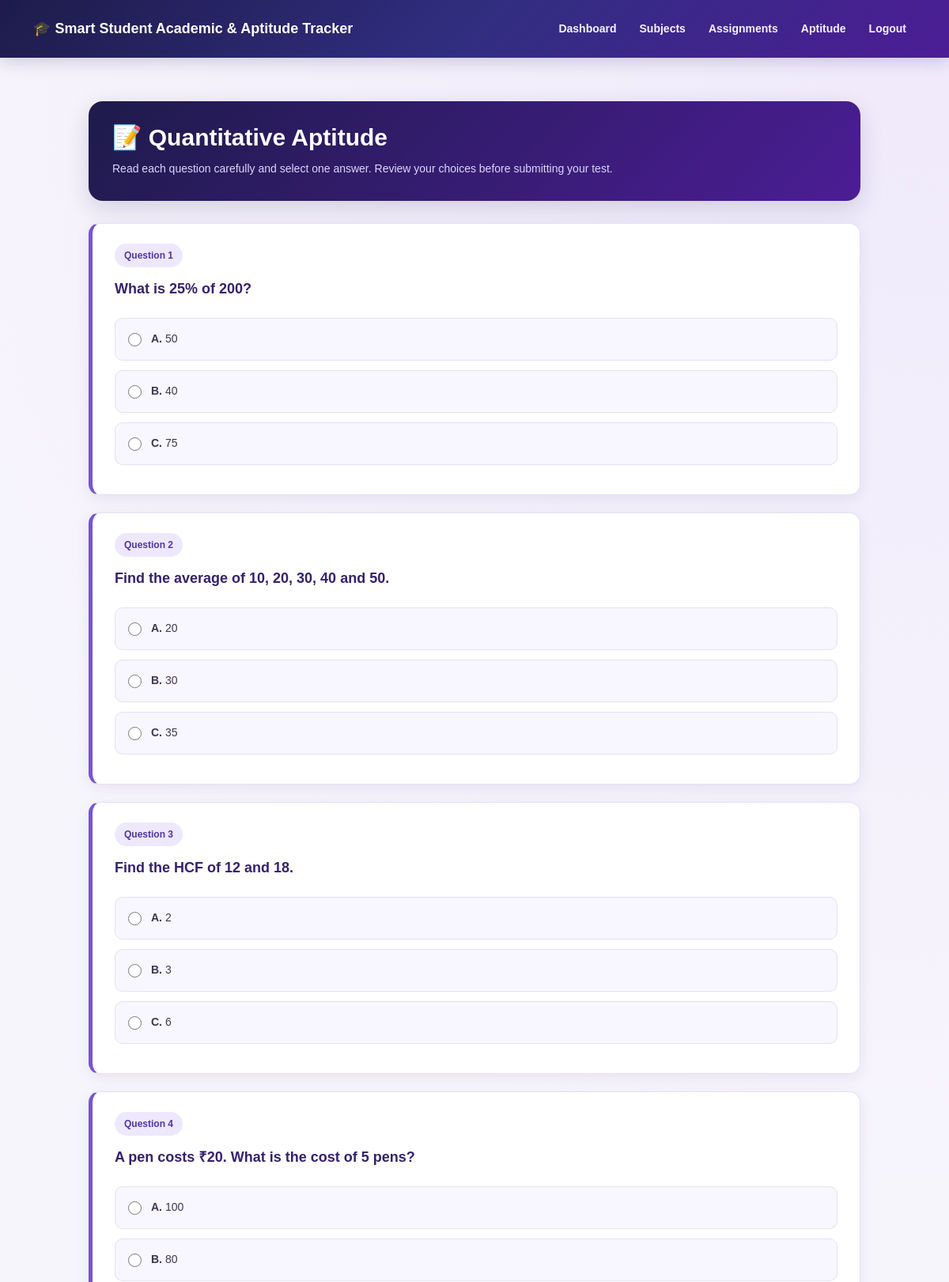
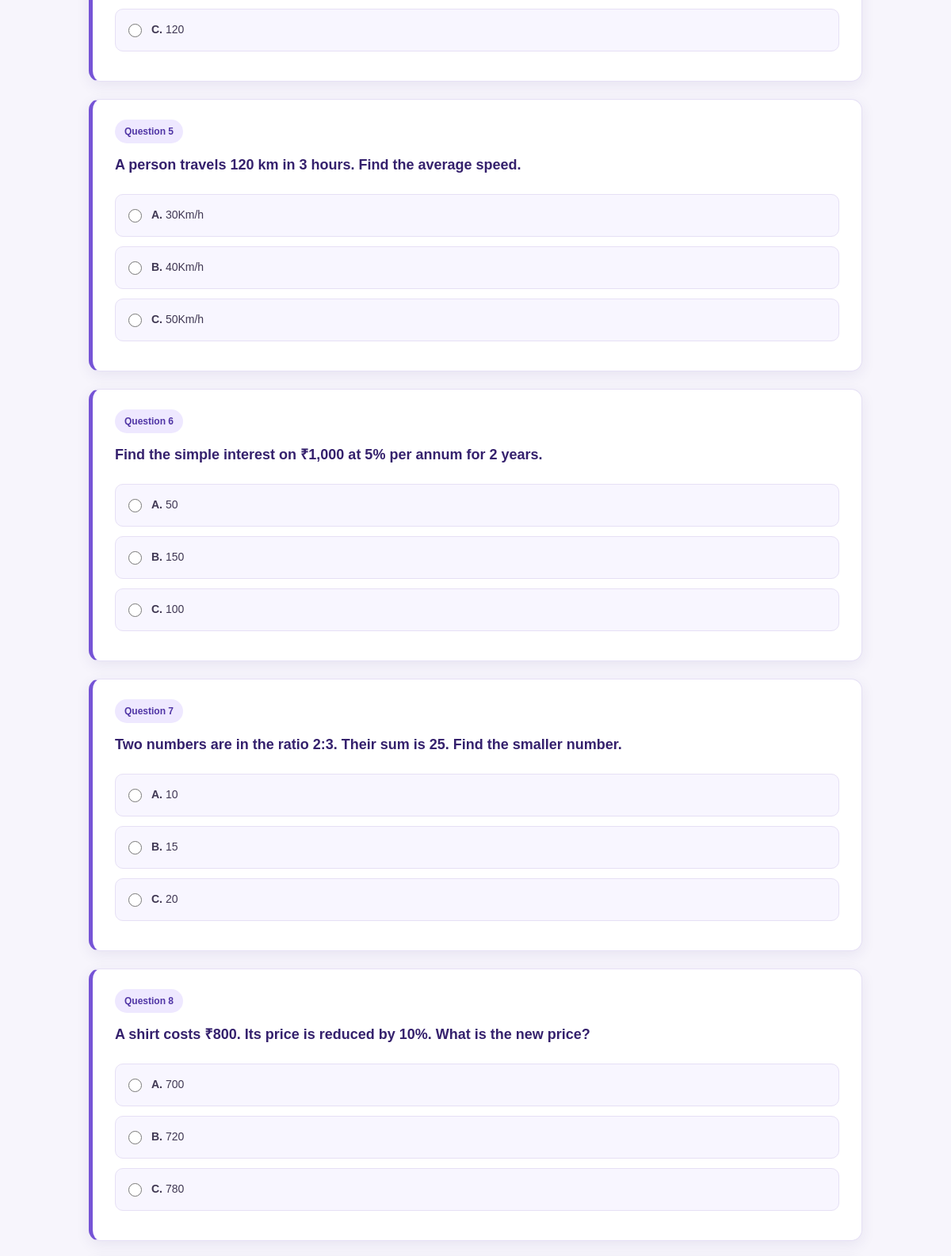
Page /aptitude/questions/1/ (upper part) on the committed database (2 pictures, top to bottom).
### myapp/models.py (models this page shows, shortened)
class AptitudeCategory(models.Model):
    category_name = models.CharField(max_length=50)

class Question(models.Model):
    category=models.ForeignKey(AptitudeCategory,on_delete=models.CASCADE)
    question=models.TextField()
    option_a=models.CharField(max_length=100)
    option_b=models.CharField(max_length=100)
    option_c=models.CharField(max_length=100)
    correct_answer=models.CharField(max_length=1)

### myapp/views.py (the view, shortened to what this page needs)
# urls.py: path("aptitude/questions/<int:category_id>/",aptitude_questions,name="aptitude_questions"),
def aptitude_questions(request, category_id):
    category = get_object_or_404(
        AptitudeCategory,
        id=category_id
    )
    questions = Question.objects.filter(
        category=category
    )
    return render(
        request,
        "aptitude_questions.html",
        {
            "category": category,
            "questions": questions
        }
    )

### myapp/templates/aptitude_questions.html (shortened to what this page needs)
{% extends 'base.html' %}
{% block content %}
<div class="container aptitude-page">
    <div class="aptitude-header">
        <h1>📝 {{ category.category_name }}</h1>
        <p>
            Read each question carefully and select one answer.
            Review your choices before submitting your test.
        </p>
    </div>
    {% if questions %}
        <form method="POST">
            {% for question in questions %}
                <div class="question-card">
                    <span class="question-number">
                        Question {{ forloop.counter }}
                    </span>
                    <h3>
                        {{ question.question }}
                    </h3>
                    <label class="option-label">
                        <input
                            type="radio"
                            name="answer_{{ question.id }}"
                            value="A"
                            required
                        >
                        <span>
                            <strong>A.</strong> {{ question.option_a }}
                        </span>
                    </label>
                    <label class="option-label">
                        <input
                            type="radio"
                            name="answer_{{ question.id }}"
                            value="B"
                            required
                        >
                        <span>
                            <strong>B.</strong> {{ question.option_b }}
                        </span>
                    </label>
                    <label class="option-label">
                        <input
                            type="radio"
                            name="answer_{{ question.id }}"
                            value="C"
                            required
                        >
                        <span>
                            <strong>C.</strong> {{ question.option_c }}
                        </span>
                    </label>
                </div>
            {% endfor %}
        </form>
    {% endif %}
</div>
{% endblock %}

### myapp/templates/base.html (style rules this page uses)
:root { --primary-dark: #1e1b4b; --primary: #312e81; --primary-light: #4c1d95; --page-bg: #f7f5fc; --text-color: #211d38; --accent: #ddd6fe; --purple: #6d28d9; }
* { box-sizing: border-box; }
body { margin: 0; font-family: Arial, sans-serif; background: var(--page-bg); color: var(--text-color); }

### myapp/templates/aptitude_questions.html (style rules this page uses)
.aptitude-page { max-width: 1000px; margin: 0 auto; padding: 20px 12px; }
.aptitude-header { padding: 28px 30px; margin-bottom: 28px; border-radius: 18px; background: linear-gradient(135deg, #1e1b4b, #4c1d95); box-shadow: 0 10px 30px rgba(30, 27, 75, 0.15); }
.aptitude-header h1 { color: #ffffff; font-size: 30px; font-weight: 800; margin-bottom: 10px; overflow-wrap: anywhere; }
.aptitude-header p { color: #ddd6fe; font-size: 14px; line-height: 1.7; margin-bottom: 0; }
.question-card { background: #ffffff; padding: 25px 28px; margin-bottom: 22px; border: 1px solid #e6e0f5; border-left: 5px solid #7654d6; border-radius: 14px; box-shadow: 0 5px 18px rgba(53, 33, 109, 0.08); transition: transform 0.2s ease, box-shadow 0.2s ease; }
.question-number { display: inline-block; margin-bottom: 12px; padding: 6px 12px; border-radius: 20px; background: #eee8ff; color: #5035a5; font-size: 12px; font-weight: 700; }
.question-card h3 { color: #35216d; font-size: 18px; font-weight: 700; line-height: 1.7; margin: 0 0 22px; overflow-wrap: anywhere; }
.option-label { display: flex; align-items: flex-start; gap: 12px; padding: 14px 16px; margin-bottom: 12px; color: #403853; background: #f8f6ff; border: 1px solid #e6e0f5; border-radius: 10px; cursor: pointer; font-size: 14px; line-height: 1.7; transition: background 0.2s ease, border-color 0.2s ease; }
.option-label input[type="radio"] { width: 17px; height: 17px; margin-top: 4px; accent-color: #6541bd; cursor: pointer; flex-shrink: 0; }

### rows in the picture
AptitudeCategory: category_name "Quantitative Aptitude"
Question: question "What is 25% of 200?", option_a "50", option_b "40", option_c "75"
Question: question "Find the average of 10, 20, 30, 40 and 50.", option_a "20", option_b "30", option_c "35"
Question: question "Find the HCF of 12 and 18.", option_a "2", option_b "3", option_c "6"
Question: question "A pen costs ₹20. What is the cost of 5 pens?", option_a "100", option_b "80", option_c "120"
Question: question "A person travels 120 km in 3 hours. Find the average speed.", option_a "30Km/h", option_b "40Km/h", option_c "50Km/h"
Question: question "Find the simple interest on ₹1,000 at 5% per annum for 2 years.", option_a "50", option_b "150", option_c "100"
Question: question "Two numbers are in the ratio 2:3. Their sum is 25. Find the smaller number.", option_a "10", option_b "15", option_c "20"
Question: question "A shirt costs ₹800. Its price is reduced by 10%. What is the new price?", option_a "700", option_b "720", option_c "780"
